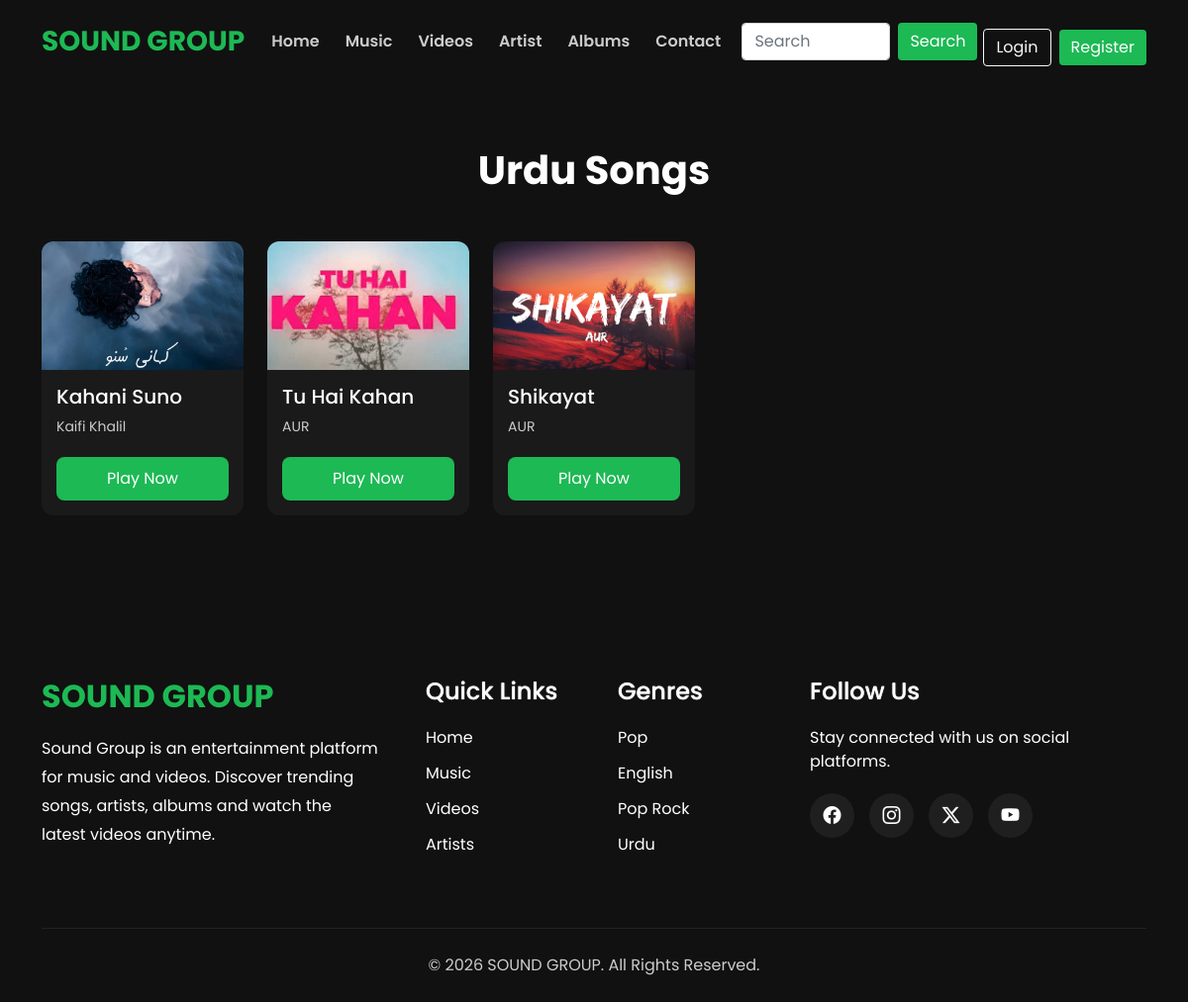
Page /language.php?language=Urdu on the committed database.
### tables this page shows
CREATE TABLE `music` (
  `id` int(11) NOT NULL,
  `title` varchar(255) NOT NULL,
  `artist` varchar(255) NOT NULL,
  `album` varchar(255) NOT NULL,
  `genre` varchar(100) NOT NULL,
  `language` varchar(100) NOT NULL,
  `year` year(4) NOT NULL,
  `image` varchar(255) NOT NULL,
  `music_file` varchar(255) NOT NULL,
  `description` text DEFAULT NULL,
  `created_at` timestamp NOT NULL DEFAULT current_timestamp()
);

### language.php (the view, shortened to what this page needs)
<?php
include("./includes/header.php");
$language = mysqli_real_escape_string(
    $connection,
    $_GET['language']
);
$get_music = mysqli_query(
    $connection,
    "SELECT * FROM music WHERE language = '$language' ORDER BY id DESC"
);
?>
<section class="popular-music py-5">
    <section class="container py-3">
        <section class="section-title text-center mb-5 artists-title">
            <h2><?php echo $language; ?> Songs</h2>
        </section>
        <section class="row row-cols-1 row-cols-sm-2 row-cols-md-3 row-cols-lg-5 g-4">
            <?php if (mysqli_num_rows($get_music) > 0) { ?>
                <?php while ($music = mysqli_fetch_assoc($get_music)) { ?>
                    <section class="col">
                        <section class="music-card">
                            <section class="music-img">
                                <img src="./uploads/images/<?php echo $music['image']; ?>" class="img-fluid" alt="Music">
                            </section>
                            <section class="music-content">
                                <h5><?php echo $music['title']; ?></h5>
                                <p><?php echo $music['artist']; ?></p>
                                <a href="music-details.php?id=<?php echo $music['id']; ?>" class="play-btn">Play Now</a>
                            </section>
                        </section>
                    </section>
                <?php } ?>
            <?php } else { ?>
                <section class="text-center text-white">
                    <h3>No Songs Found</h3>
                </section>
            <?php } ?>
        </section>
    </section>
</section>
<?php include("./includes/footer.php"); ?>

### css/style.css (style rules this page uses)
* { margin: 0; padding: 0; box-sizing: border-box; font-family: var(--main-font-family); }
:root { --main-color: #1db954; --sec-color: #ccc; --text-color: #ffffff; --sec-text-color: #aaaaaa; --bg-color: #111111; --btn-hover-color: #18a349; --main-font-family: "Poppins"; }
body { background-color: var(--bg-color); }
.play-btn { display: inline-block; background: var(--main-color); color: var(--text-color); text-align: center; padding: 10px; border-radius: 8px; text-decoration: none; transition: 0.3s; width: 100%; }
.music-title, .artists-title, .videos-title, .genres-title { text-align: center; margin-bottom: 50px; }
.music-title h2, .artists-title h2, .videos-title h2, .genres-title h2 { color: var(--text-color); font-size: 40px; font-weight: 700; }
.music-card, .video-card { background-color: #1a1a1a; border-radius: 12px; overflow: hidden; transition: 0.3s; }
.music-img, .video-image { position: relative; }
.music-img img, .video-image img { width: 100%; height: 130px; object-fit: cover; }
.music-content, .video-content { padding: 15px; }
.music-content h5, .video-content h5 { color: var(--text-color); margin-bottom: 8px; font-size: 20px; }
.music-content p, .video-content p { color: var(--sec-color); margin-bottom: 20px; font-size: 14px; }

### rows in the picture
music: image (picture), title "Kahani Suno", artist "Kaifi Khalil"
music: image (picture), title "Tu Hai Kahan", artist "AUR"
music: image (picture), title "Shikayat", artist "AUR"

### other values in the picture
$language "Urdu"
